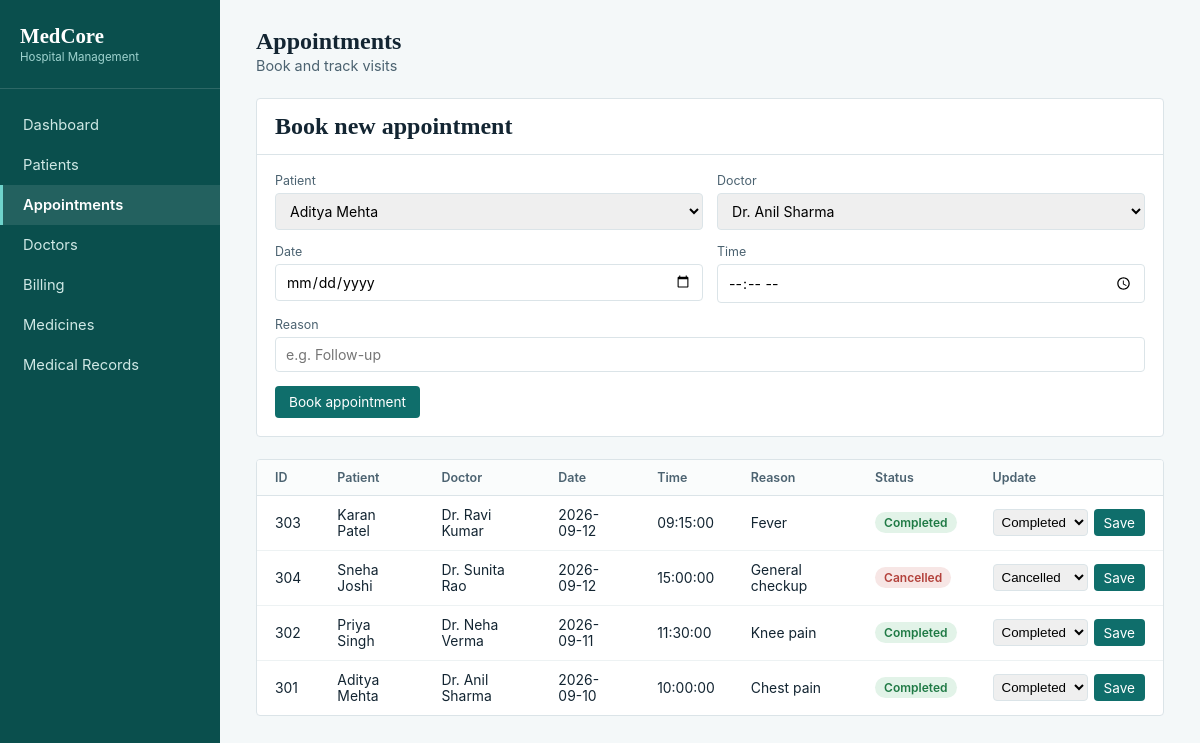
Screenshot of /appointments.php with the database file from the repository.
### tables this page shows
CREATE TABLE APPOINTMENT (
    Appointment_ID   INT PRIMARY KEY,
    Patient_ID       INT,
    Doctor_ID        INT,
    Appointment_Date DATE NOT NULL,
    Appointment_Time TIME NOT NULL,
    Status           VARCHAR(20) DEFAULT 'Scheduled',
    Reason           VARCHAR(255),
    FOREIGN KEY (Patient_ID) REFERENCES PATIENT(Patient_ID),
    FOREIGN KEY (Doctor_ID) REFERENCES DOCTOR(Doctor_ID)
);

CREATE TABLE DOCTOR (
    Doctor_ID       INT PRIMARY KEY,
    Department_ID   INT,
    Doctor_Name     VARCHAR(100) NOT NULL,
    Specialization  VARCHAR(100),
    Phone           VARCHAR(15),
    Email           VARCHAR(100),
    FOREIGN KEY (Department_ID) REFERENCES DEPARTMENT(Department_ID)
);

### appointments.php (the view, shortened to what this page needs)
<?php
$sql = "SELECT a.Appointment_ID, CONCAT(p.First_Name,' ',p.Last_Name) AS Patient_Name,
               d.Doctor_Name, a.Appointment_Date, a.Appointment_Time, a.Reason, a.Status
        FROM APPOINTMENT a
        JOIN PATIENT p ON a.Patient_ID = p.Patient_ID
        JOIN DOCTOR d ON a.Doctor_ID = d.Doctor_ID
        ORDER BY a.Appointment_Date DESC";
$appointments = mysqli_query($conn, $sql);
$patients = mysqli_query($conn, "SELECT Patient_ID, First_Name, Last_Name FROM PATIENT");
$doctors  = mysqli_query($conn, "SELECT Doctor_ID, Doctor_Name FROM DOCTOR");
?>
<!DOCTYPE html>
<html>
<head>
<link rel="stylesheet" href="css/style.css">
</head>
<body>
<div class="app">
  <aside class="sidebar">
    <div class="brand"><h1>MedCore</h1><span>Hospital Management</span></div>
    <nav>
      <a href="index.php">Dashboard</a>
      <a href="patients.php">Patients</a>
      <a href="appointments.php" class="active">Appointments</a>
      <a href="doctors.php">Doctors</a>
      <a href="billing.php">Billing</a>
      <a href="medicines.php">Medicines</a>
      <a href="medical_records.php">Medical Records</a>
    </nav>
  </aside>
  <main>
    <div class="topbar">
      <div><h2>Appointments</h2><p>Book and track visits</p></div>
    </div>
    <div class="panel">
      <div class="panel-head"><h2>Book new appointment</h2></div>
      <form method="POST" class="form-grid">
        <div class="field">
          <label>Patient</label>
          <select name="patient_id" required>
            <?php while ($p = mysqli_fetch_assoc($patients)): ?>
              <option value="<?= $p['Patient_ID'] ?>"><?= $p['First_Name'].' '.$p['Last_Name'] ?></option>
            <?php endwhile; ?>
          </select>
        </div>
        <div class="field">
          <label>Doctor</label>
          <select name="doctor_id" required>
            <?php while ($d = mysqli_fetch_assoc($doctors)): ?>
              <option value="<?= $d['Doctor_ID'] ?>"><?= $d['Doctor_Name'] ?></option>
            <?php endwhile; ?>
          </select>
        </div>
        <div class="field"><label>Date</label><input type="date" name="date" required></div>
        <div class="field"><label>Time</label><input type="time" name="time" required></div>
        <div class="field" style="grid-column:1/-1;"><label>Reason</label><input type="text" name="reason" placeholder="e.g. Follow-up"></div>
        <div class="form-actions"><button class="btn" type="submit">Book appointment</button></div>
      </form>
    </div>
    <div class="panel">
      <table>
        <tr><th>ID</th><th>Patient</th><th>Doctor</th><th>Date</th><th>Time</th><th>Reason</th><th>Status</th><th>Update</th></tr>
        <?php while ($row = mysqli_fetch_assoc($appointments)): ?>
          <tr>
            <td><?= $row['Appointment_ID'] ?></td>
            <td><?= $row['Patient_Name'] ?></td>
            <td><?= $row['Doctor_Name'] ?></td>
            <td><?= $row['Appointment_Date'] ?></td>
            <td><?= $row['Appointment_Time'] ?></td>
            <td><?= $row['Reason'] ?></td>
            <td><span class="badge b-<?= strtolower($row['Status']) ?>"><?= $row['Status'] ?></span></td>
            <td>
              <form method="POST" style="display:flex;gap:6px;">
                <select name="status" style="padding:4px;border-radius:4px;border:1px solid var(--line);">
                  <option <?= $row['Status']=='Completed'?'selected':'' ?>>Completed</option>
                  <option <?= $row['Status']=='Cancelled'?'selected':'' ?>>Cancelled</option>
                </select>
                <button class="btn" type="submit" style="padding:4px 10px;">Save</button>
              </form>
            </td>
          </tr>
        <?php endwhile; ?>
      </table>
    </div>
  </main>
</div>
</body>
</html>

### css/style.css (style rules this page uses)
:root { --ink:#132532; --ink-soft:#4b6270; --line:#dbe4e8; --bg:#f4f8f9; --panel:#ffffff; --teal:#0f6e6b; --teal-deep:#0a4f4d; --amber:#c17a1f; --red:#b3413b; --radius:4px; }
* { box-sizing:border-box; }
body { margin:0;font-family:-apple-system,Helvetica,Arial,sans-serif;background:var(--bg);color:var(--ink); }
h1,h2 { font-family:Georgia,serif;margin:0; }
.app { display:flex;min-height:100vh; }
.sidebar { width:220px;background:var(--teal-deep);color:#dff1ef;padding:24px 0; }
.brand { padding:0 20px 24px 20px;border-bottom:1px solid rgba(255,255,255,.14);margin-bottom:16px; }
.brand h1 { color:#fff;font-size:1.3rem; }
.brand span { display:block;font-size:.72rem;color:#9fd3cf;margin-top:2px; }
nav a { display:block;padding:11px 20px;color:#cfe8e5;text-decoration:none;font-size:.92rem;border-left:3px solid transparent; }
nav a.active { background:rgba(255,255,255,.1);border-left:3px solid #6fd3cb;color:#fff;font-weight:600; }
main { flex:1;padding:28px 36px; }
.topbar { display:flex;justify-content:space-between;align-items:baseline;margin-bottom:24px;flex-wrap:wrap;gap:8px; }
.topbar p { margin:2px 0 0;color:var(--ink-soft);font-size:.9rem; }
.panel { background:var(--panel);border:1px solid var(--line);border-radius:var(--radius);margin-bottom:22px;overflow-x:auto; }
.panel-head { display:flex;justify-content:space-between;align-items:center;padding:14px 18px;border-bottom:1px solid var(--line); }
.btn { background:var(--teal);color:#fff;border:none;padding:8px 14px;border-radius:var(--radius);font-size:.85rem;cursor:pointer;font-family:inherit; }
table { width:100%;border-collapse:collapse;font-size:.87rem;min-width:600px; }
th { text-align:left;padding:10px 18px;color:var(--ink-soft);font-weight:600;border-bottom:1px solid var(--line);background:#fafcfc;font-size:.78rem; }
td { padding:11px 18px;border-bottom:1px solid #edf2f3; }
tr:last-child td { border-bottom:none; }
.badge { display:inline-block;padding:3px 9px;border-radius:20px;font-size:.75rem;font-weight:600; }
.b-completed { background:#e2f3e8;color:#1f7a45; }
.b-cancelled { background:#f7e6e5;color:var(--red); }
.form-grid { display:grid;grid-template-columns:1fr 1fr;gap:14px;padding:18px; }
.field { display:flex;flex-direction:column;gap:5px; }
.field label { font-size:.78rem;color:var(--ink-soft); }
.field input,.field select { padding:8px 10px;border:1px solid var(--line);border-radius:var(--radius);font-size:.88rem;font-family:inherit; }
.form-actions { grid-column:1/-1; }

### rows the page displays
appointment: Appointment_ID "303", Patient_Name "Karan Patel", Doctor_ID.Doctor_Name "Dr. Ravi Kumar", Appointment_Date "2026-09-12", Appointment_Time "09:15:00", Reason "Fever", Status "Completed", status "Completed"
appointment: Appointment_ID "304", Patient_Name "Sneha Joshi", Doctor_ID.Doctor_Name "Dr. Sunita Rao", Appointment_Date "2026-09-12", Appointment_Time "15:00:00", Reason "General checkup", Status "Cancelled", status "Cancelled"
appointment: Appointment_ID "302", Patient_Name "Priya Singh", Doctor_ID.Doctor_Name "Dr. Neha Verma", Appointment_Date "2026-09-11", Appointment_Time "11:30:00", Reason "Knee pain", Status "Completed", status "Completed"
appointment: Appointment_ID "301", Patient_Name "Aditya Mehta", Doctor_ID.Doctor_Name "Dr. Anil Sharma", Appointment_Date "2026-09-10", Appointment_Time "10:00:00", Reason "Chest pain", Status "Completed", status "Completed"

### other values shown
form field patient_id "Aditya Mehta"
form field doctor_id "Dr. Anil Sharma"
